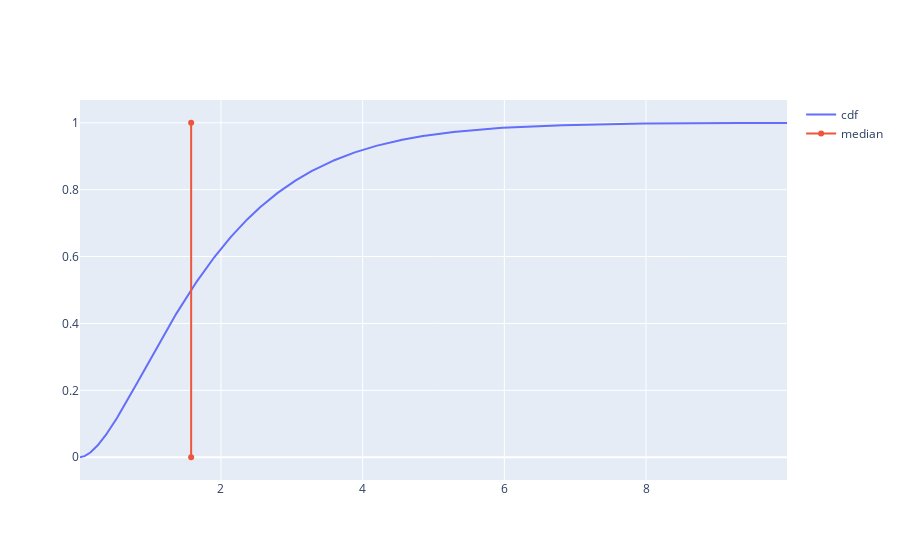

Here is the notebook cell this chart was saved with:
### Markdown cell above
# Median
## Pro:
- Usually close to average
- Less influence of outliers 

## Con:
- Doesn't have all the nice properties of the mean 
- Can be more tricky to compute

### Code cell
median = stats.gamma.median(a) 
fig=go.Figure()
fig.add_trace(go.Scatter(x=x,y=cdf, name="cdf"))
fig.add_trace(make_line(median, "median"))

fig.show()

### Figure 1 — Plotly figure (JSON) as saved in the notebook; plotly's stock layout.template omitted (floating-point values rounded to 4 significant figures; data arrays with more than 128 entries replaced by an {"elided": "..."} marker saying what was removed)
{"data": [{"name": "cdf", "type": "scatter", "x": {"elided": "999 float values"}, "y": {"elided": "999 float values"}}, {"name": "median", "type": "scatter", "x": [1.579, 1.579], "y": [0, 1]}], "layout": {}}
